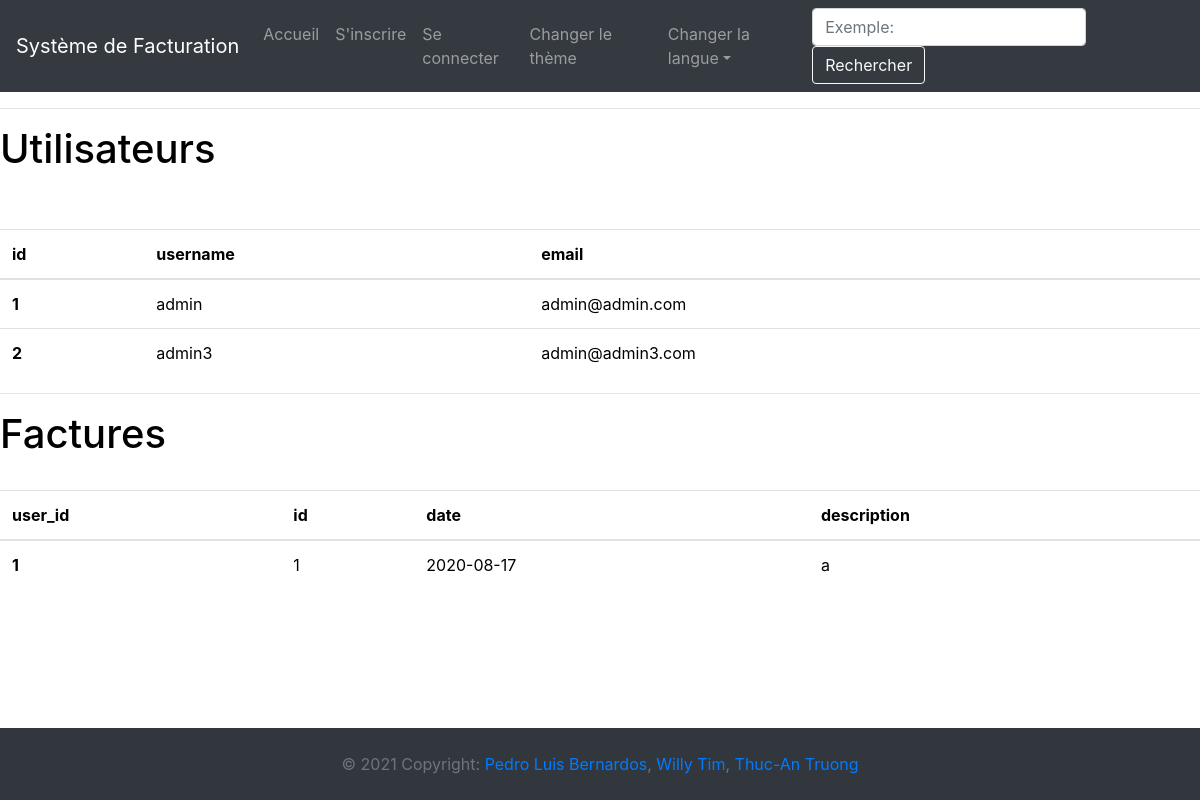
/all, run on an earlier commit of the app's database.
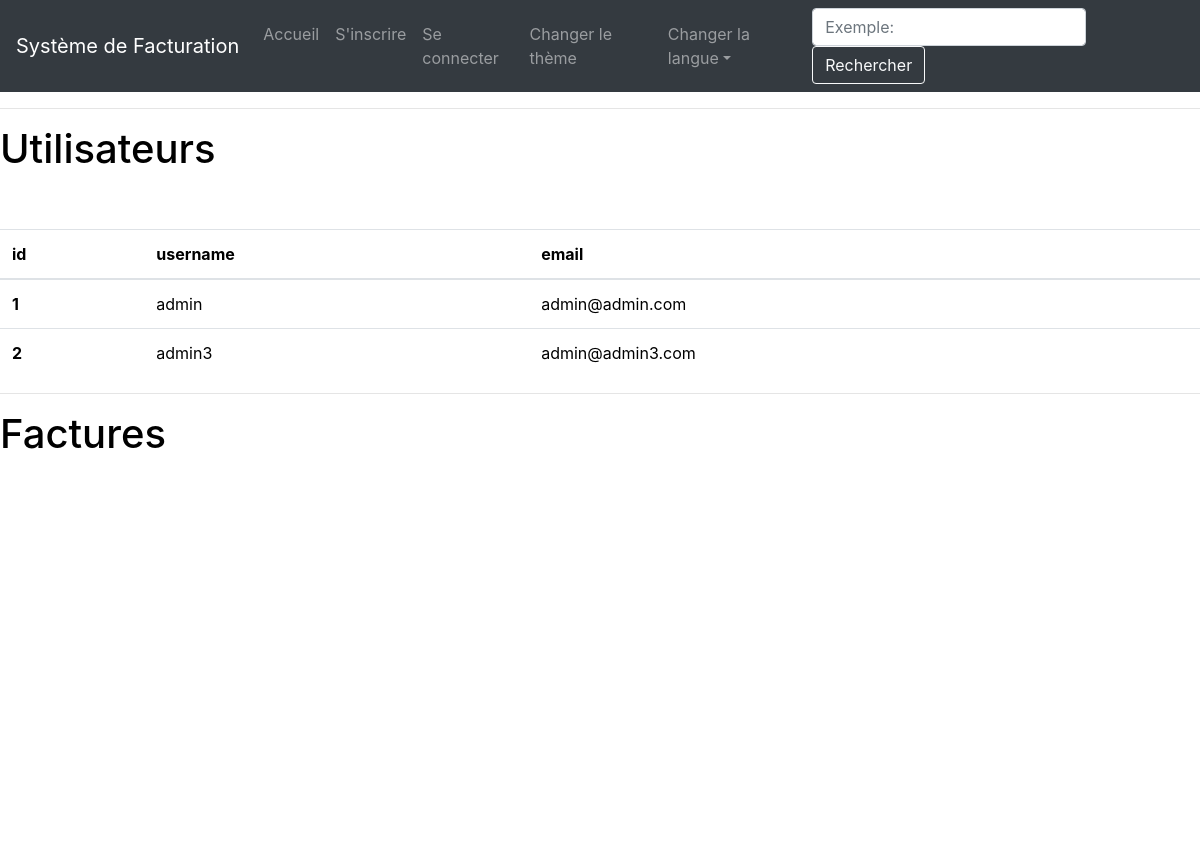
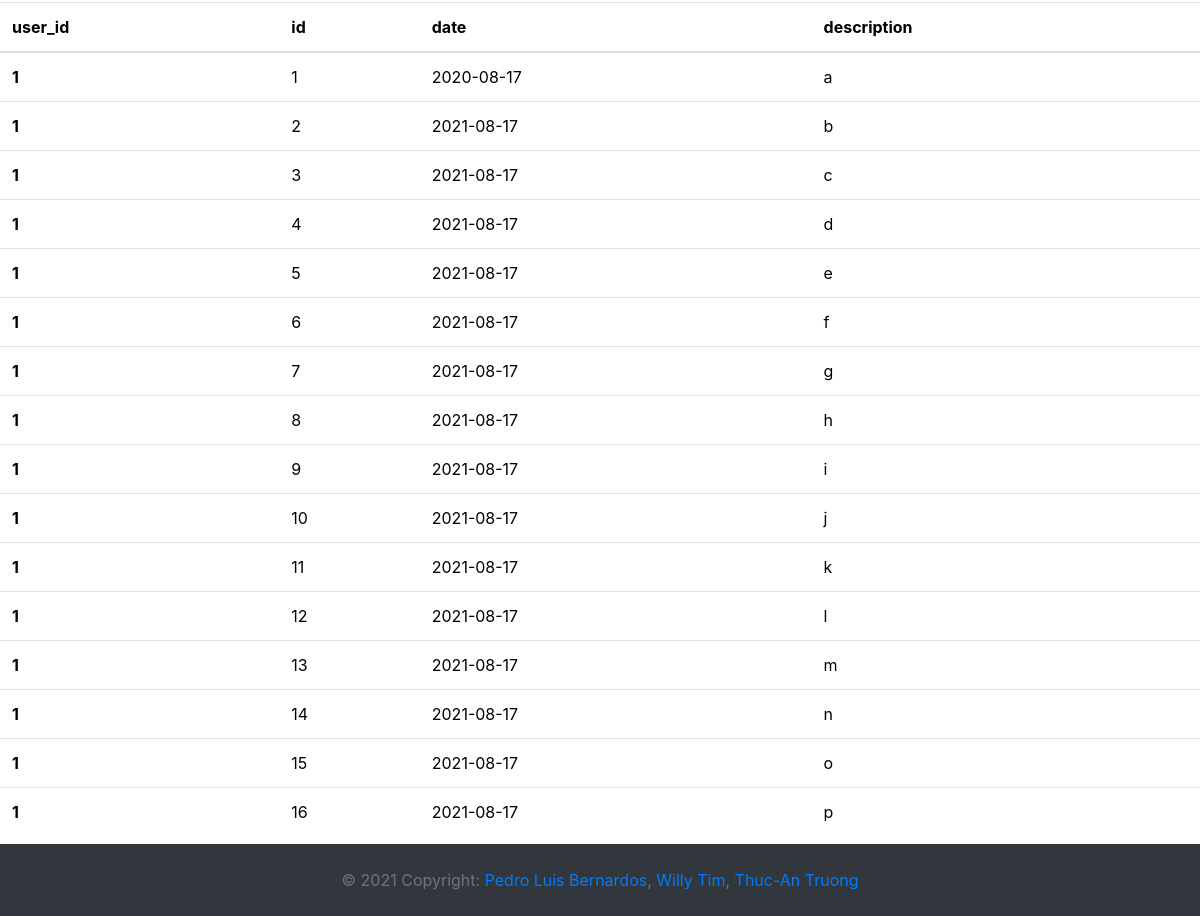
And on a later commit of the database (2 pictures, top to bottom).
### app/models.py (models this page shows, shortened)
class User(UserMixin, db.Model):
    __tablename__ = "user"
    id = db.Column(db.Integer, primary_key=True)
    username = db.Column(db.String(64), index=True, unique=True)
    email = db.Column(db.String(120), index=True, unique=True)
    password_hash = db.Column(db.String(128))
    about_me = db.Column(db.String(140))
    last_seen = db.Column(db.DateTime, default=datetime.utcnow)
    profil_courrant = db.Column(db.Integer)
    profilEntreprise = db.relationship('CompanyProfil', back_populates="user")
    contact = db.relationship('Contact', back_populates="user")
    compte = db.relationship('Compte', back_populates="user")
    facture = db.relationship('Facture', back_populates="user")

class Facture(db.Model):
    __tablename__ = "facture"
    id = db.Column(db.Integer, primary_key=True)
    paid = db.Column(db.Integer, default=0, nullable=False)
    reference = db.Column(db.String(50), unique=True, nullable=False)
    date = db.Column(db.Date, nullable=False)
    due_date = db.Column(db.Date, nullable=False)
    description = db.Column(db.String(140), nullable=False)
    subtotal = db.Column(db.Float, nullable=True)
    tax = db.Column(db.Float, nullable=True)
    total = db.Column(db.Float, nullable=True)
    contact_id = db.Column(db.Integer, db.ForeignKey('contact.id'))
    user_id = db.Column(db.Integer, db.ForeignKey('user.id'))
    compte_id = db.Column(db.Integer, db.ForeignKey('compte.id'))
    profilEntreprise_id = db.Column(db.Integer, db.ForeignKey('profilEntreprise.id'))
    user = relationship("User", back_populates="facture")
    contact = relationship("Contact", back_populates="facture")
    compte = db.relationship('Compte', back_populates="facture")
    profilEntreprise = relationship("CompanyProfil", back_populates="facture")

### app/routes.py (the view)
@app.route('/all')
def all():
    users = User.query.all()
    factures = Facture.query.all()
    return render_template('all.html', users=users, factures=factures)

### app/__init__.py (called while the page is built)
@app.context_processor
def inject_conf_var():
    return dict(AVAILABLE_LANGUAGES=app.config['LANGUAGES'], CURRENT_LANGUAGE=session.get('language',request.accept_languages.best_match(app.config['LANGUAGES'].keys())))

### app/routes.py (called while the page is built)
@app.before_request
def before_request():
    if current_user.is_authenticated:
        current_user.last_seen = datetime.utcnow()
        db.session.commit()

### app/templates/all.html
{% extends "base.html" %}
{% block app_content %}
  <h1>{{ _('Utilisateurs') }}</h1>
  <table class="table table-hover">
    <thead>
      <tr>
        <th scope="col">id</th>
        <th scope="col">username</th>
        <th scope="col">email</th>
      </tr>
    </thead>
    <tbody>
      {% for u in users %}
        <tr>
          <th scope="row">{{ u.id }}</th>
          <td>{{ u.username }}</td>
          <td>{{ u.email }}</td>
        </tr>
        <br>
      {% endfor %}
    </tbody>
  </table>
  <hr>
  <h1>{{ _('Factures') }}</h1>
  <table class="table table-hover">
    <thead>
      <tr>
        <th scope="col">user_id</th>
        <th scope="col">id</th>
        <th scope="col">date</th>
        <th scope="col">description</th>
      </tr>
    </thead>
    <tbody>
      {% for f in factures %}
        <tr>
          <th scope="row">{{ f.user_id }}</th>
          <td>{{ f.id }}</td>
          <td>{{ f.date }}</td>
          <td>{{ f.description }}</td>
        </tr>
        <br>
      {% endfor %}
    </tbody>
  </table>
{% endblock %}

### app/templates/base.html (shortened to what this page needs)
{% extends 'bootstrap/base.html' %}
{% block html %}
  {% block head %}
    {% block styles %}
      <link rel="stylesheet" href="https://maxcdn.bootstrapcdn.com/bootstrap/4.0.0/css/bootstrap.min.css">
      <link rel="stylesheet" href="https://cdnjs.cloudflare.com/ajax/libs/font-awesome/4.7.0/css/font-awesome.min.css">
      <link rel="stylesheet" href="{{ url_for('static', filename='css/style.css') }}">
    {% endblock %}
  {% endblock %}
  {% block body %}
    {% block navbar %}
    <nav class="navbar navbar-expand-lg navbar-dark bg-dark">
      <a class="navbar-brand" href="{{ url_for('entrees.index') }}">{{ _('Système de Facturation') }}</a>
      <div class="collapse navbar-collapse">
        <ul class="navbar-nav mr-auto">
            <li class="nav-item {% if request.url_rule.endpoint == 'welcome' %}active {% elif request.url_rule.endpoint == 'entrees.index'%}active{% endif %}">
              <a class="nav-link" href="{{ url_for('entrees.index') }}">{{ _('Accueil') }}</a>
            </li>
            {% if current_user.is_anonymous %}
            <li class="nav-item {% if request.url_rule.endpoint == 'auth.register' %}active{% endif %}">
              <a class="nav-link" href="{{ url_for('auth.register') }}">{{ _("S'inscrire") }}</a>
            </li>
            <li class="nav-item {% if request.url_rule.endpoint == 'auth.login' %}active{% endif %}">
              <a class="nav-link" href="{{ url_for('auth.login') }}">{{ _('Se connecter') }}</a>
            </li>
            {% endif %}
          <li class="nav-item">
            <a class="nav-link" style="cursor:pointer" id="switch" name="theme" value="test" >{{ _('Changer le thème') }}</a>
          </li>
          <li class="nav-item dropdown {% if request.url_rule.endpoint == 'user' %}active{% endif %}">
            <a class="nav-link dropdown-toggle" href="#" id="navbarDropdown" role="button" data-toggle="dropdown" aria-haspopup="true" aria-expanded="false">{{ _('Changer la langue') }}</a>
          </li>
        </ul>
        <form class="form-inline">
          <input class="form-control mr-sm-2" type="search" placeholder={{ _("Exemple: loyer") }} aria-label="Search" />
          <button class="btn btn-outline-light my-2 my-sm-0" type="submit">{{ _('Rechercher') }}</button>
        </form>
      </div>
    </nav>
    <hr>
    {% endblock %}
    {% block app_content %}{% endblock %}
  {% endblock %}
  <p><br><br></p>
  <footer class="text-center text-lg-start bg-dark text-muted">
    <div class="text-center p-4" style="background-color: rgba(0, 0, 0, 0.05);">
      © 2021 Copyright:
      <a class="text-reset fw-bold" href="https://github.com/PedroLuisBernardos">Pedro Luis Bernardos</a>, <a class="text-reset fw-bold" href="https://github.com/WillyTim">Willy Tim</a>, <a class="text-reset fw-bold" href="https://github.com/ta-truong">Thuc-An Truong</a>
    </div>
  </footer>
{% endblock %}

### app/static/css/style.css (style rules this page uses)
html { color: black; background-color: white; }
footer { position: fixed; top: auto; bottom: 0; width: 100%; display: inline-block; }

What changed in the data, as far as the page shows it:
added Facture: user_id "1", id "2", date "2021-08-17", description "b"
added Facture: user_id "1", id "3", date "2021-08-17", description "c"
added Facture: user_id "1", id "4", date "2021-08-17", description "d"
added Facture: user_id "1", id "5", date "2021-08-17", description "e"
added Facture: user_id "1", id "6", date "2021-08-17", description "f"
added Facture: user_id "1", id "7", date "2021-08-17", description "g"
added Facture: user_id "1", id "8", date "2021-08-17", description "h"
added Facture: user_id "1", id "9", date "2021-08-17", description "i"
added Facture: user_id "1", id "10", date "2021-08-17", description "j"
added Facture: user_id "1", id "11", date "2021-08-17", description "k"
added Facture: user_id "1", id "12", date "2021-08-17", description "l"
added Facture: user_id "1", id "13", date "2021-08-17", description "m"
added Facture: user_id "1", id "14", date "2021-08-17", description "n"
added Facture: user_id "1", id "15", date "2021-08-17", description "o"
added Facture: user_id "1", id "16", date "2021-08-17", description "p"
